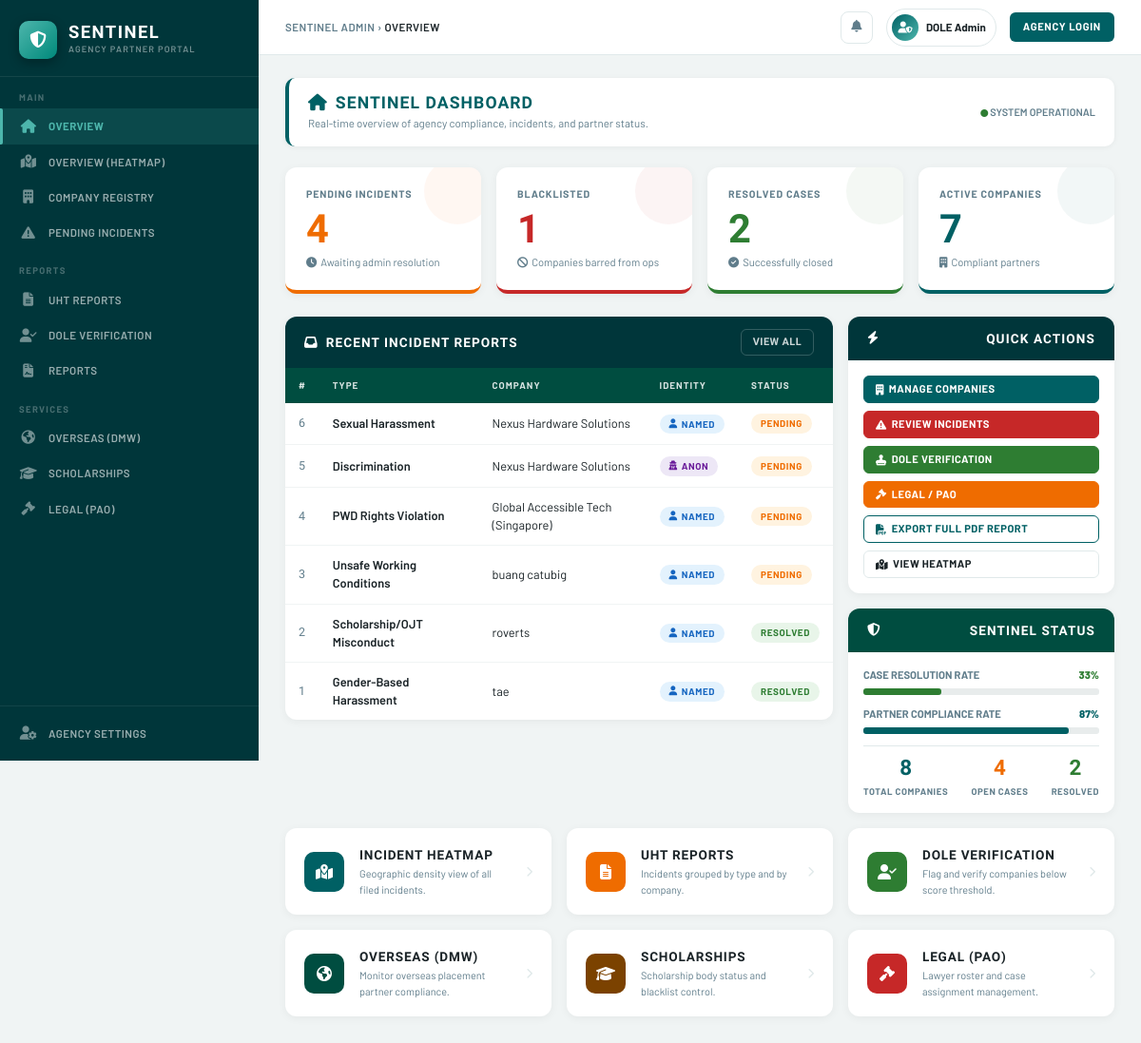
The page /admin/overview on the database its author committed.
### app.py (models this page shows)
class IncidentReport(db.Model):
    id            = db.Column(db.Integer, primary_key=True)
    incident_type = db.Column(db.String(100))
    company_name  = db.Column(db.String(100))
    description   = db.Column(db.Text)
    is_anonymous  = db.Column(db.Boolean, default=False)
    status        = db.Column(db.String(20), default='Pending')

### app.py (the view)
@app.route('/admin/overview')
def admin_overview():
    stats = {
        'pending':     IncidentReport.query.filter_by(status='Pending').count(),
        'blacklisted': Company.query.filter_by(status='Blacklisted').count(),
        'resolved':    IncidentReport.query.filter_by(status='Resolved').count(),
        'active':      Company.query.filter_by(status='Active').count(),
    }
    recent_reports = IncidentReport.query.order_by(IncidentReport.id.desc()).limit(10).all()
    return render_template('admin/overview.html', stats=stats, recent=recent_reports)

### templates/admin/overview.html (shortened to what this page needs)
{% extends 'admin.html' %}
{% block breadcrumb %}OVERVIEW{% endblock %}
{% block content %}
<div class="page-header">
    <div class="page-header-inner">
        <div>
            <h1 class="page-title"><i class="fas fa-home me-2"></i>SENTINEL DASHBOARD</h1>
            <p class="page-subtitle">Real-time overview of agency compliance, incidents, and partner status.</p>
        </div>
        <span style="font-size:.68rem;color:var(--text-muted);font-weight:600;">
            <i class="fas fa-circle" style="color:var(--green);font-size:.5rem;vertical-align:middle;"></i>
            SYSTEM OPERATIONAL
        </span>
    </div>
</div>
<div class="row g-3 mb-4">
    <div class="col-sm-6 col-xl-3">
        <div class="stat-card s-orange">
            <div class="stat-label">PENDING INCIDENTS</div>
            <div class="stat-num c-orange">{{ stats.pending }}</div>
            <div class="stat-footer">
                <i class="fas fa-clock me-1"></i>Awaiting admin resolution
            </div>
            <a href="/admin/pending-incidents" style="position:absolute;inset:0;border-radius:12px;"></a>
        </div>
    </div>
    <div class="col-sm-6 col-xl-3">
        <div class="stat-card s-red">
            <div class="stat-label">BLACKLISTED</div>
            <div class="stat-num c-red">{{ stats.blacklisted }}</div>
            <div class="stat-footer">
                <i class="fas fa-ban me-1"></i>Companies barred from ops
            </div>
            <a href="/admin/company-registry" style="position:absolute;inset:0;border-radius:12px;"></a>
        </div>
    </div>
    <div class="col-sm-6 col-xl-3">
        <div class="stat-card s-green">
            <div class="stat-label">RESOLVED CASES</div>
            <div class="stat-num c-green">{{ stats.resolved }}</div>
            <div class="stat-footer">
                <i class="fas fa-check-circle me-1"></i>Successfully closed
            </div>
            <a href="/admin/uht-reports" style="position:absolute;inset:0;border-radius:12px;"></a>
        </div>
    </div>
    <div class="col-sm-6 col-xl-3">
        <div class="stat-card s-teal">
            <div class="stat-label">ACTIVE COMPANIES</div>
            <div class="stat-num c-teal">{{ stats.active }}</div>
            <div class="stat-footer">
                <i class="fas fa-building me-1"></i>Compliant partners
            </div>
            <a href="/admin/company-registry" style="position:absolute;inset:0;border-radius:12px;"></a>
        </div>
    </div>
</div>
<div class="row g-3 mb-3">
    <div class="col-lg-8">
        <div class="s-card">
            <div class="s-card-header">
                <span><i class="fas fa-inbox me-2"></i>RECENT INCIDENT REPORTS</span>
                <a href="/admin/pending-incidents" class="btn-s btn-outline-light">VIEW ALL</a>
            </div>
            {% if recent %}
            <div style="overflow-x:auto;">
                <table class="s-table">
                    <thead>
                        <tr>
                            <th>#</th>
                            <th>TYPE</th>
                            <th>COMPANY</th>
                            <th>IDENTITY</th>
                            <th>STATUS</th>
                        </tr>
                    </thead>
                    <tbody>
                        {% for rep in recent %}
                        <tr>
                            <td class="col-mono">{{ rep.id }}</td>
                            <td style="font-weight:600;">{{ rep.incident_type or '—' }}</td>
                            <td>{{ rep.company_name or '—' }}</td>
                            <td>
                                <span class="pill {% if rep.is_anonymous %}pill-anon{% else %}pill-named{% endif %}">
                                    <i class="fas {% if rep.is_anonymous %}fa-user-secret{% else %}fa-user{% endif %}"></i>
                                    {% if rep.is_anonymous %}ANON{% else %}NAMED{% endif %}
                                </span>
                            </td>
                            <td>
                                <span class="pill
                                    {% if rep.status == 'Resolved' %}pill-resolved
                                    {% elif rep.status == 'Archived' %}pill-archived
                                    {% else %}pill-pending{% endif %}">
                                    {{ rep.status }}
                                </span>
                            </td>
                        </tr>
                        {% endfor %}
                    </tbody>
                </table>
            </div>
            {% else %}
            <div class="empty-state">
                <i class="fas fa-check-circle" style="color:var(--green);"></i>
                <p>No incident reports on record yet.</p>
            </div>
            {% endif %}
        </div>
    </div>
    <div class="col-lg-4">
        <div class="s-card mb-3">
            <div class="s-card-header"><i class="fas fa-bolt me-2"></i>QUICK ACTIONS</div>
            <div style="padding:16px;display:grid;gap:8px;">
                <a href="/admin/company-registry" class="btn-s btn-teal" style="justify-content:flex-start;">
                    <i class="fas fa-building"></i> MANAGE COMPANIES
                </a>
                <a href="/admin/pending-incidents" class="btn-s btn-danger" style="justify-content:flex-start;">
                    <i class="fas fa-exclamation-triangle"></i> REVIEW INCIDENTS
                </a>
                <a href="/admin/dole-verification" class="btn-s btn-success" style="justify-content:flex-start;">
                    <i class="fas fa-stamp"></i> DOLE VERIFICATION
                </a>
                <a href="/admin/legal" class="btn-s btn-orange" style="justify-content:flex-start;">
                    <i class="fas fa-gavel"></i> LEGAL / PAO
                </a>
                <a href="/admin/reports/pdf-all" class="btn-s btn-outline-teal" style="justify-content:flex-start;" target="_blank">
                    <i class="fas fa-file-pdf"></i> EXPORT FULL PDF REPORT
                </a>
                <a href="/admin/heatmap" class="btn-s btn-outline" style="justify-content:flex-start;">
                    <i class="fas fa-map-marked-alt"></i> VIEW HEATMAP
                </a>
            </div>
        </div>
        <div class="s-card">
            <div class="s-card-header success-hdr"><i class="fas fa-shield-alt me-2"></i>SENTINEL STATUS</div>
            <div style="padding:16px;display:grid;gap:12px;">
                {% set resolution_rate = ((stats.resolved / (stats.resolved + stats.pending)) * 100)|int if (stats.resolved + stats.pending) > 0 else 100 %}
                <div>
                    <div style="display:flex;justify-content:space-between;margin-bottom:5px;">
                        <span style="font-size:.7rem;font-weight:700;color:var(--text-muted);">CASE RESOLUTION RATE</span>
                        <span style="font-size:.7rem;font-weight:800;color:var(--green);">{{ resolution_rate }}%</span>
                    </div>
                    <div class="score-track" style="width:100%;height:7px;">
                        <div class="score-fill" style="width:{{ resolution_rate }}%;background:var(--green);"></div>
                    </div>
                </div>
                {% set compliance_rate = ((stats.active / (stats.active + stats.blacklisted)) * 100)|int if (stats.active + stats.blacklisted) > 0 else 100 %}
                <div>
                    <div style="display:flex;justify-content:space-between;margin-bottom:5px;">
                        <span style="font-size:.7rem;font-weight:700;color:var(--text-muted);">PARTNER COMPLIANCE RATE</span>
                        <span style="font-size:.7rem;font-weight:800;color:var(--teal);">{{ compliance_rate }}%</span>
                    </div>
                    <div class="score-track" style="width:100%;height:7px;">
                        <div class="score-fill" style="width:{{ compliance_rate }}%;background:var(--teal);"></div>
                    </div>
                </div>
                <div style="display:flex;justify-content:space-between;padding-top:6px;border-top:1px solid var(--border);">
                    <div style="text-align:center;">
                        <div style="font-family:'Barlow Condensed',sans-serif;font-size:1.4rem;font-weight:900;color:var(--teal);">{{ stats.active + stats.blacklisted }}</div>
                        <div style="font-size:.6rem;font-weight:700;color:var(--text-muted);letter-spacing:.06em;">TOTAL COMPANIES</div>
                    </div>
                    <div style="text-align:center;">
                        <div style="font-family:'Barlow Condensed',sans-serif;font-size:1.4rem;font-weight:900;color:var(--orange);">{{ stats.pending }}</div>
                        <div style="font-size:.6rem;font-weight:700;color:var(--text-muted);letter-spacing:.06em;">OPEN CASES</div>
                    </div>
                    <div style="text-align:center;">
                        <div style="font-family:'Barlow Condensed',sans-serif;font-size:1.4rem;font-weight:900;color:var(--green);">{{ stats.resolved }}</div>
                        <div style="font-size:.6rem;font-weight:700;color:var(--text-muted);letter-spacing:.06em;">RESOLVED</div>
                    </div>
                </div>
            </div>
        </div>
    </div>
</div>
<div class="row g-3">
    {% for icon, title, desc, link, color in modules %}
    <div class="col-sm-6 col-xl-4">
        <a href="{{ link }}" style="text-decoration:none;">
            <div class="s-card" style="padding:18px 20px;display:flex;align-items:center;gap:16px;transition:box-shadow .15s;"
                 onmouseover="this.style.boxShadow='0 4px 20px rgba(0,0,0,.10)'"
                 onmouseout="this.style.boxShadow=''">
                <div style="width:42px;height:42px;border-radius:10px;background:{{ color }};display:flex;align-items:center;justify-content:center;flex-shrink:0;">
                    <i class="fas {{ icon }}" style="color:#fff;font-size:1rem;"></i>
                </div>
                <div>
                    <div style="font-family:'Barlow Condensed',sans-serif;font-size:.85rem;font-weight:800;letter-spacing:.06em;color:var(--text);">{{ title }}</div>
                    <div style="font-size:.68rem;color:var(--text-muted);margin-top:2px;">{{ desc }}</div>
                </div>
                <i class="fas fa-chevron-right" style="margin-left:auto;color:var(--border);font-size:.7rem;"></i>
            </div>
        </a>
    </div>
    {% endfor %}
</div>
{% endblock %}

### templates/admin.html (shortened to what this page needs)
<!DOCTYPE html>
<html lang="en">
<head>
    <link href="https://cdn.jsdelivr.net/npm/bootstrap@5.3.0/dist/css/bootstrap.min.css" rel="stylesheet">
    <link rel="stylesheet" href="https://cdnjs.cloudflare.com/ajax/libs/font-awesome/6.4.0/css/all.min.css">
</head>
<body>
<aside class="sidebar">
    <div class="sidebar-brand">
        <div class="sidebar-brand-icon">
            <i class="fas fa-shield-alt"></i>
        </div>
        <div class="sidebar-brand-text">
            <div class="sidebar-brand-name">SENTINEL</div>
            <div class="sidebar-brand-sub">AGENCY PARTNER PORTAL</div>
        </div>
    </div>
    <div class="nav-section-label">Main</div>
    <a href="/admin/overview" class="nav-link {% if request.path == '/admin/overview' or request.path == '/admin' %}active{% endif %}">
        <i class="fas fa-home nav-icon"></i>
        <span class="nav-label">OVERVIEW</span>
    </a>
    <a href="/admin/heatmap" class="nav-link {% if request.path == '/admin/heatmap' %}active{% endif %}">
        <i class="fas fa-map-marked-alt nav-icon"></i>
        <span class="nav-label">OVERVIEW (HEATMAP)</span>
    </a>
    <a href="/admin/company-registry" class="nav-link {% if request.path == '/admin/company-registry' %}active{% endif %}">
        <i class="fas fa-building nav-icon"></i>
        <span class="nav-label">COMPANY REGISTRY</span>
    </a>
    <a href="/admin/pending-incidents" class="nav-link {% if request.path == '/admin/pending-incidents' %}active{% endif %}">
        <i class="fas fa-exclamation-triangle nav-icon"></i>
        <span class="nav-label">PENDING INCIDENTS</span>
    </a>
    <div class="nav-section-label">Reports</div>
    <a href="/admin/uht-reports" class="nav-link {% if request.path == '/admin/uht-reports' %}active{% endif %}">
        <i class="fas fa-file-alt nav-icon"></i>
        <span class="nav-label">UHT REPORTS</span>
    </a>
    <a href="/admin/dole-verification" class="nav-link {% if request.path == '/admin/dole-verification' %}active{% endif %}">
        <i class="fas fa-user-check nav-icon"></i>
        <span class="nav-label">DOLE VERIFICATION</span>
    </a>
    <a href="/admin/reports" class="nav-link {% if request.path == '/admin/reports' %}active{% endif %}">
        <i class="fas fa-file-contract nav-icon"></i>
        <span class="nav-label">REPORTS</span>
    </a>
    <div class="nav-section-label">Services</div>
    <a href="/admin/overseas" class="nav-link {% if request.path == '/admin/overseas' %}active{% endif %}">
        <i class="fas fa-globe-americas nav-icon"></i>
        <span class="nav-label">OVERSEAS (DMW)</span>
    </a>
    <a href="/admin/scholarships" class="nav-link {% if request.path == '/admin/scholarships' %}active{% endif %}">
        <i class="fas fa-graduation-cap nav-icon"></i>
        <span class="nav-label">SCHOLARSHIPS</span>
    </a>
    <a href="/admin/legal" class="nav-link {% if request.path == '/admin/legal' %}active{% endif %}">
        <i class="fas fa-gavel nav-icon"></i>
        <span class="nav-label">LEGAL (PAO)</span>
    </a>
    <div class="sidebar-footer">
        <a href="/admin/settings" class="nav-link {% if request.path == '/admin/settings' %}active{% endif %}">
            <i class="fas fa-user-cog nav-icon"></i>
            <span class="nav-label">AGENCY SETTINGS</span>
        </a>
    </div>
</aside>
<div class="content-wrap">
    <header class="topbar">
        <div class="topbar-breadcrumb">
            SENTINEL ADMIN &rsaquo; <span>{% block breadcrumb %}Dashboard{% endblock %}</span>
        </div>
        <div class="topbar-right">
            <a href="#" class="topbar-icon-btn" title="Notifications">
                <i class="fas fa-bell" style="font-size:.8rem;"></i>
            </a>
            <div class="topbar-user">
                <div class="topbar-avatar"><i class="fas fa-user-shield"></i></div>
                <span class="topbar-username">DOLE Admin</span>
            </div>
            <a href="/" class="btn-portal-login">AGENCY LOGIN</a>
        </div>
    </header>
    <main class="page-body">
        {% block content %}{% endblock %}
    </main>
</div>
</body>
</html>

### rows shown on the page
IncidentReport: id "6", incident_type "Sexual Harassment", company_name "Nexus Hardware Solutions", is_anonymous False (drawn), status "PENDING"
IncidentReport: id "5", incident_type "Discrimination", company_name "Nexus Hardware Solutions", is_anonymous True (drawn), status "PENDING"
IncidentReport: id "4", incident_type "PWD Rights Violation", company_name "Global Accessible Tech (Singapore)", is_anonymous False (drawn), status "PENDING"
IncidentReport: id "3", incident_type "Unsafe Working Conditions", company_name "buang catubig", is_anonymous False (drawn), status "PENDING"
IncidentReport: id "2", incident_type "Scholarship/OJT Misconduct", company_name "roverts", is_anonymous False (drawn), status "RESOLVED"
IncidentReport: id "1", incident_type "Gender-Based Harassment", company_name "tae", is_anonymous False (drawn), status "RESOLVED"

### other values the page prints
{{ stats.pending }} "4"
{{ stats.blacklisted }} "1"
{{ stats.resolved }} "2"
{{ stats.active }} "7"
{{ resolution_rate }} "33"
{{ compliance_rate }} "87"
{{ stats.active + stats.blacklisted }} "8"
{{ title }} "INCIDENT HEATMAP" "UHT REPORTS" "DOLE VERIFICATION" "OVERSEAS (DMW)" "SCHOLARSHIPS" "LEGAL (PAO)"
{{ desc }} "Geographic density view of all filed incidents." "Incidents grouped by type and by company." "Flag and verify companies below score threshold." "Monitor overseas placement partner compliance." "Scholarship body status and blacklist control." "Lawyer roster and case assignment management."
